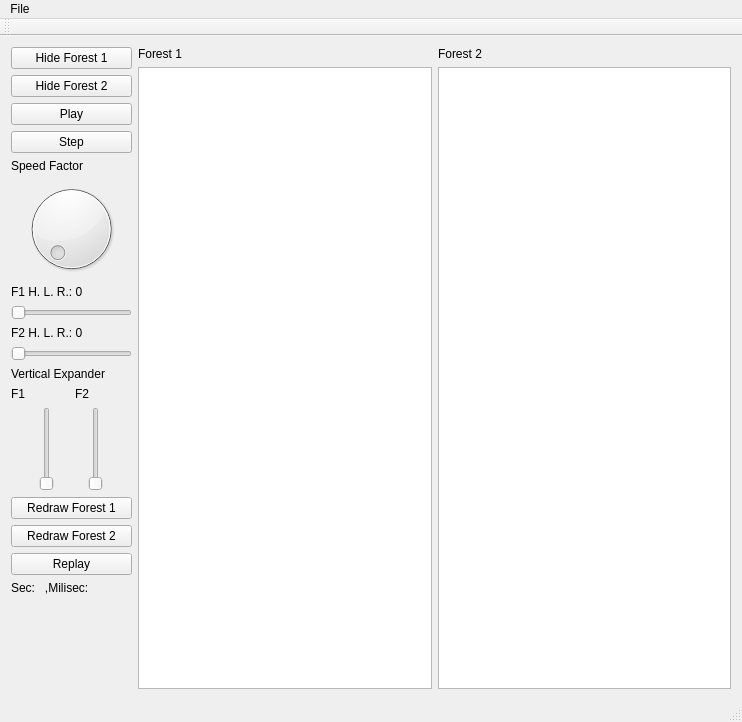
<?xml version="1.0" encoding="UTF-8"?>
<ui version="4.0">
 <class>MainWindow</class>
 <widget class="QMainWindow" name="MainWindow">
  <property name="geometry">
   <rect>
    <x>0</x>
    <y>0</y>
    <width>742</width>
    <height>722</height>
   </rect>
  </property>
  <property name="windowTitle">
   <string>MEDDLY/SMART Visualization</string>
  </property>
  <widget class="QWidget" name="centralWidget">
   <layout class="QHBoxLayout" name="horizontalLayout_2">
    <item>
     <layout class="QVBoxLayout" name="verticalLayout">
      <item>
       <widget class="QPushButton" name="hideForest1">
        <property name="minimumSize">
         <size>
          <width>121</width>
          <height>0</height>
         </size>
        </property>
        <property name="text">
         <string>Hide Forest 1</string>
        </property>
       </widget>
      </item>
      <item>
       <widget class="QPushButton" name="hideForest2">
        <property name="text">
         <string>Hide Forest 2</string>
        </property>
       </widget>
      </item>
      <item>
       <widget class="QPushButton" name="play">
        <property name="text">
         <string>Play</string>
        </property>
       </widget>
      </item>
      <item>
       <widget class="QPushButton" name="step">
        <property name="text">
         <string>Step</string>
        </property>
       </widget>
      </item>
      <item>
       <widget class="QLabel" name="speedFactorLabel">
        <property name="text">
         <string>Speed Factor</string>
        </property>
       </widget>
      </item>
      <item>
       <widget class="QDial" name="speedFactorDial">
        <property name="sizePolicy">
         <sizepolicy hsizetype="Minimum" vsizetype="Fixed">
          <horstretch>0</horstretch>
          <verstretch>0</verstretch>
         </sizepolicy>
        </property>
        <property name="maximumSize">
         <size>
          <width>16777215</width>
          <height>16777214</height>
         </size>
        </property>
        <property name="minimum">
         <number>1</number>
        </property>
        <property name="maximum">
         <number>100</number>
        </property>
        <property name="singleStep">
         <number>2</number>
        </property>
        <property name="value">
         <number>1</number>
        </property>
        <property name="notchesVisible">
         <bool>false</bool>
        </property>
       </widget>
      </item>
      <item>
       <widget class="QLabel" name="f1HLRLabel">
        <property name="sizePolicy">
         <sizepolicy hsizetype="Fixed" vsizetype="Fixed">
          <horstretch>0</horstretch>
          <verstretch>0</verstretch>
         </sizepolicy>
        </property>
        <property name="text">
         <string>F1 H. L. R.: 0</string>
        </property>
       </widget>
      </item>
      <item>
       <widget class="QSlider" name="f1HorizontalLinearReduction">
        <property name="sizePolicy">
         <sizepolicy hsizetype="Minimum" vsizetype="Fixed">
          <horstretch>0</horstretch>
          <verstretch>0</verstretch>
         </sizepolicy>
        </property>
        <property name="minimum">
         <number>1</number>
        </property>
        <property name="maximum">
         <number>4</number>
        </property>
        <property name="value">
         <number>1</number>
        </property>
        <property name="orientation">
         <enum>Qt::Horizontal</enum>
        </property>
       </widget>
      </item>
      <item>
       <widget class="QLabel" name="f2HLRLabel">
        <property name="text">
         <string>F2 H. L. R.: 0</string>
        </property>
       </widget>
      </item>
      <item>
       <widget class="QSlider" name="f2HorizontalLinearReduction">
        <property name="sizePolicy">
         <sizepolicy hsizetype="Minimum" vsizetype="Fixed">
          <horstretch>0</horstretch>
          <verstretch>0</verstretch>
         </sizepolicy>
        </property>
        <property name="minimum">
         <number>1</number>
        </property>
        <property name="maximum">
         <number>4</number>
        </property>
        <property name="orientation">
         <enum>Qt::Horizontal</enum>
        </property>
       </widget>
      </item>
      <item>
       <widget class="QLabel" name="verticalExpanderLabel">
        <property name="text">
         <string>Vertical Expander</string>
        </property>
       </widget>
      </item>
      <item>
       <layout class="QHBoxLayout" name="horizontalLayout_4">
        <item>
         <widget class="QLabel" name="f1PenHeightLabel">
          <property name="text">
           <string>F1</string>
          </property>
         </widget>
        </item>
        <item>
         <widget class="QLabel" name="f2PenHeightLabel">
          <property name="text">
           <string>F2</string>
          </property>
         </widget>
        </item>
       </layout>
      </item>
      <item>
       <layout class="QHBoxLayout" name="horizontalLayout">
        <item>
         <widget class="QSlider" name="f1VerticalExpanderSlider">
          <property name="sizePolicy">
           <sizepolicy hsizetype="Fixed" vsizetype="Fixed">
            <horstretch>0</horstretch>
            <verstretch>0</verstretch>
           </sizepolicy>
          </property>
          <property name="minimum">
           <number>1</number>
          </property>
          <property name="maximum">
           <number>10</number>
          </property>
          <property name="orientation">
           <enum>Qt::Vertical</enum>
          </property>
         </widget>
        </item>
        <item>
         <widget class="QSlider" name="f2VerticalExpanderSlider">
          <property name="sizePolicy">
           <sizepolicy hsizetype="Fixed" vsizetype="Fixed">
            <horstretch>0</horstretch>
            <verstretch>0</verstretch>
           </sizepolicy>
          </property>
          <property name="minimum">
           <number>1</number>
          </property>
          <property name="maximum">
           <number>10</number>
          </property>
          <property name="orientation">
           <enum>Qt::Vertical</enum>
          </property>
         </widget>
        </item>
       </layout>
      </item>
      <item>
       <widget class="QPushButton" name="redrawForest1">
        <property name="text">
         <string>Redraw Forest 1</string>
        </property>
       </widget>
      </item>
      <item>
       <widget class="QPushButton" name="redrawForest2">
        <property name="text">
         <string>Redraw Forest 2</string>
        </property>
       </widget>
      </item>
      <item>
       <widget class="QPushButton" name="replayButton">
        <property name="text">
         <string>Replay</string>
        </property>
       </widget>
      </item>
      <item>
       <widget class="QLabel" name="timer">
        <property name="text">
         <string>Sec:   ,Milisec: </string>
        </property>
       </widget>
      </item>
      <item>
       <spacer name="verticalSpacer">
        <property name="orientation">
         <enum>Qt::Vertical</enum>
        </property>
        <property name="sizeHint" stdset="0">
         <size>
          <width>20</width>
          <height>40</height>
         </size>
        </property>
       </spacer>
      </item>
     </layout>
    </item>
    <item>
     <layout class="QHBoxLayout" name="horizontalLayout_3">
      <item>
       <layout class="QVBoxLayout" name="verticalLayout_3">
        <item>
         <widget class="QLabel" name="labelForest1">
          <property name="text">
           <string>Forest 1</string>
          </property>
         </widget>
        </item>
        <item>
         <widget class="QGraphicsView" name="forest1"/>
        </item>
       </layout>
      </item>
      <item>
       <layout class="QVBoxLayout" name="verticalLayout_4">
        <item>
         <widget class="QLabel" name="labelForest2">
          <property name="text">
           <string>Forest 2</string>
          </property>
         </widget>
        </item>
        <item>
         <widget class="QGraphicsView" name="forest2"/>
        </item>
       </layout>
      </item>
     </layout>
    </item>
   </layout>
  </widget>
  <widget class="QMenuBar" name="menuBar">
   <property name="geometry">
    <rect>
     <x>0</x>
     <y>0</y>
     <width>742</width>
     <height>26</height>
    </rect>
   </property>
   <widget class="QMenu" name="menuFile">
    <property name="title">
     <string>File</string>
    </property>
    <addaction name="actionOpen"/>
   </widget>
   <addaction name="menuFile"/>
  </widget>
  <widget class="QToolBar" name="mainToolBar">
   <attribute name="toolBarArea">
    <enum>TopToolBarArea</enum>
   </attribute>
   <attribute name="toolBarBreak">
    <bool>false</bool>
   </attribute>
  </widget>
  <widget class="QStatusBar" name="statusBar"/>
  <action name="actionOpen">
   <property name="text">
    <string>Open Log File</string>
   </property>
  </action>
 </widget>
 <layoutdefault spacing="6" margin="11"/>
 <resources/>
 <connections/>
</ui>
